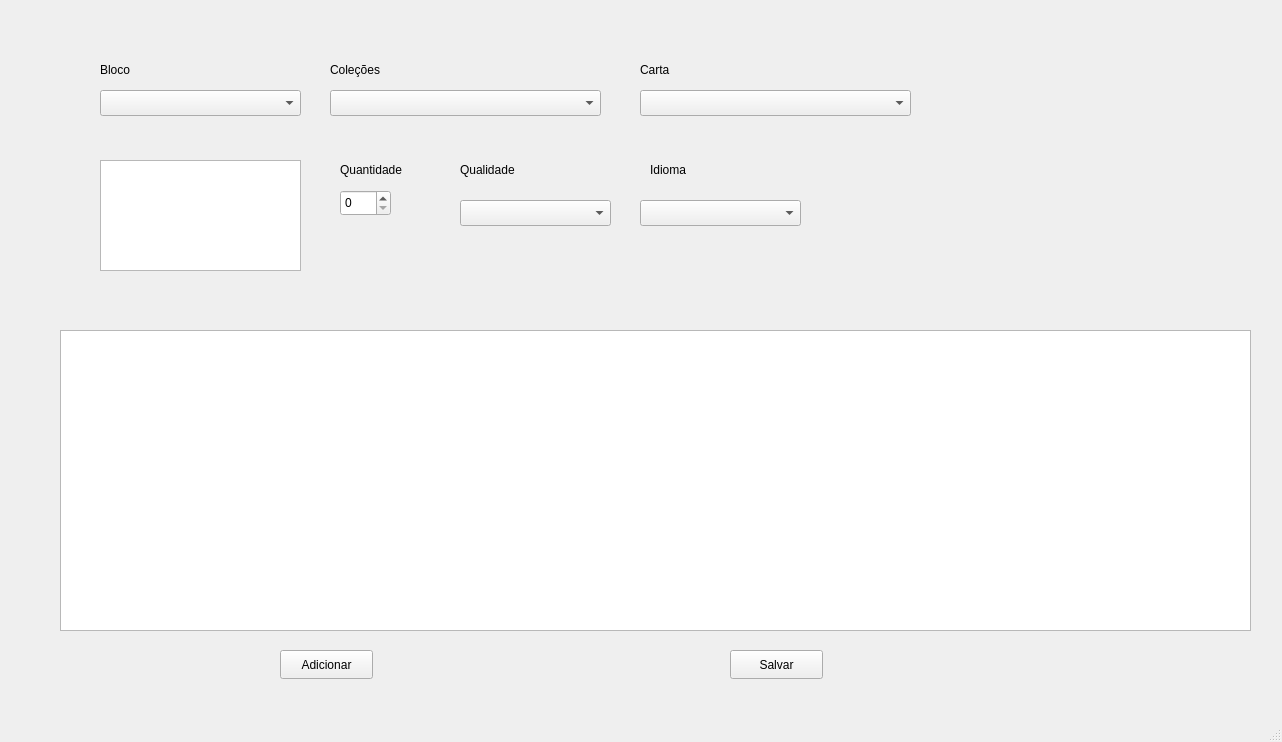
<?xml version="1.0" encoding="UTF-8"?>
<ui version="4.0">
 <class>MainWindow</class>
 <widget class="QMainWindow" name="MainWindow">
  <property name="geometry">
   <rect>
    <x>0</x>
    <y>0</y>
    <width>1282</width>
    <height>742</height>
   </rect>
  </property>
  <property name="windowTitle">
   <string>MainWindow</string>
  </property>
  <widget class="QWidget" name="centralwidget">
   <widget class="QPushButton" name="buttonSend">
    <property name="geometry">
     <rect>
      <x>280</x>
      <y>650</y>
      <width>93</width>
      <height>29</height>
     </rect>
    </property>
    <property name="text">
     <string>Adicionar</string>
    </property>
   </widget>
   <widget class="QComboBox" name="comboCollection">
    <property name="geometry">
     <rect>
      <x>330</x>
      <y>90</y>
      <width>271</width>
      <height>26</height>
     </rect>
    </property>
   </widget>
   <widget class="QComboBox" name="comboCards">
    <property name="geometry">
     <rect>
      <x>640</x>
      <y>90</y>
      <width>271</width>
      <height>26</height>
     </rect>
    </property>
   </widget>
   <widget class="QLabel" name="label">
    <property name="geometry">
     <rect>
      <x>330</x>
      <y>60</y>
      <width>81</width>
      <height>20</height>
     </rect>
    </property>
    <property name="text">
     <string>Coleções</string>
    </property>
   </widget>
   <widget class="QLabel" name="label_2">
    <property name="geometry">
     <rect>
      <x>640</x>
      <y>60</y>
      <width>63</width>
      <height>20</height>
     </rect>
    </property>
    <property name="text">
     <string>Carta</string>
    </property>
   </widget>
   <widget class="QListWidget" name="listProps">
    <property name="geometry">
     <rect>
      <x>100</x>
      <y>160</y>
      <width>201</width>
      <height>111</height>
     </rect>
    </property>
   </widget>
   <widget class="QLabel" name="label_3">
    <property name="geometry">
     <rect>
      <x>460</x>
      <y>160</y>
      <width>81</width>
      <height>20</height>
     </rect>
    </property>
    <property name="text">
     <string>Qualidade</string>
    </property>
   </widget>
   <widget class="QComboBox" name="comboQlty">
    <property name="geometry">
     <rect>
      <x>460</x>
      <y>200</y>
      <width>151</width>
      <height>26</height>
     </rect>
    </property>
   </widget>
   <widget class="QLabel" name="label_4">
    <property name="geometry">
     <rect>
      <x>650</x>
      <y>160</y>
      <width>63</width>
      <height>20</height>
     </rect>
    </property>
    <property name="text">
     <string>Idioma</string>
    </property>
   </widget>
   <widget class="QComboBox" name="comboLang">
    <property name="geometry">
     <rect>
      <x>640</x>
      <y>200</y>
      <width>161</width>
      <height>26</height>
     </rect>
    </property>
   </widget>
   <widget class="QLabel" name="label_5">
    <property name="geometry">
     <rect>
      <x>340</x>
      <y>160</y>
      <width>91</width>
      <height>20</height>
     </rect>
    </property>
    <property name="text">
     <string>Quantidade</string>
    </property>
   </widget>
   <widget class="QSpinBox" name="spinQnt">
    <property name="geometry">
     <rect>
      <x>340</x>
      <y>190</y>
      <width>51</width>
      <height>26</height>
     </rect>
    </property>
   </widget>
   <widget class="QTableView" name="tableAdd">
    <property name="geometry">
     <rect>
      <x>60</x>
      <y>330</y>
      <width>1191</width>
      <height>301</height>
     </rect>
    </property>
   </widget>
   <widget class="QLabel" name="cardPreview">
    <property name="geometry">
     <rect>
      <x>1000</x>
      <y>20</y>
      <width>241</width>
      <height>261</height>
     </rect>
    </property>
    <property name="text">
     <string/>
    </property>
   </widget>
   <widget class="QPushButton" name="buttonSave">
    <property name="geometry">
     <rect>
      <x>730</x>
      <y>650</y>
      <width>93</width>
      <height>29</height>
     </rect>
    </property>
    <property name="text">
     <string>Salvar</string>
    </property>
   </widget>
   <widget class="QLabel" name="label_6">
    <property name="geometry">
     <rect>
      <x>100</x>
      <y>60</y>
      <width>63</width>
      <height>20</height>
     </rect>
    </property>
    <property name="text">
     <string>Bloco</string>
    </property>
   </widget>
   <widget class="QComboBox" name="comboBloco">
    <property name="geometry">
     <rect>
      <x>100</x>
      <y>90</y>
      <width>201</width>
      <height>26</height>
     </rect>
    </property>
   </widget>
  </widget>
  <widget class="QMenuBar" name="menubar">
   <property name="geometry">
    <rect>
     <x>0</x>
     <y>0</y>
     <width>1282</width>
     <height>26</height>
    </rect>
   </property>
  </widget>
  <widget class="QStatusBar" name="statusbar"/>
 </widget>
 <resources/>
 <connections/>
</ui>
